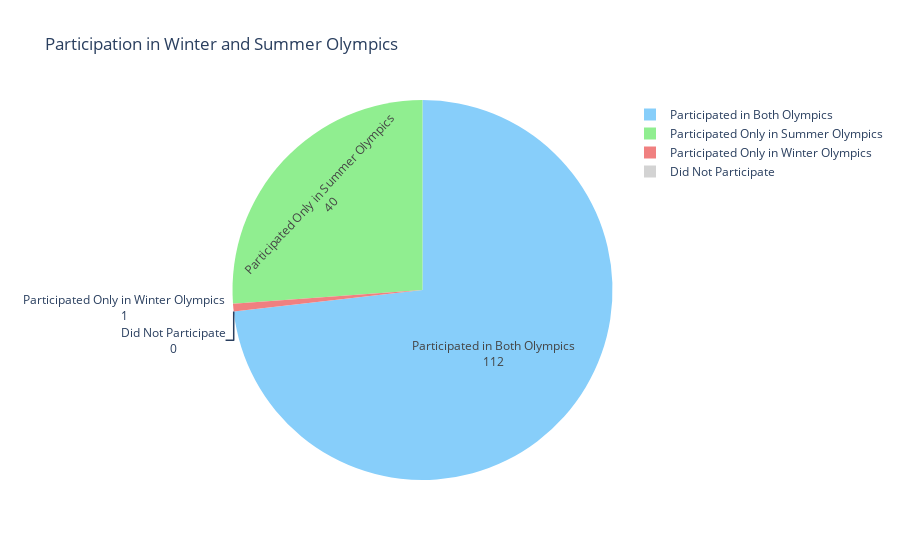

The notebook cell saved with this chart:
### Code cell
both_participations = sports[(sports['summer_participations'] > 0) & (sports['winter_participations'] > 0)]
winter_only = sports[(sports['summer_participations'] == 0) & (sports['winter_participations'] > 0)]
summer_only = sports[(sports['summer_participations'] > 0) & (sports['winter_participations'] == 0)]
total_countries = len(sports)

both_count = len(both_participations)
winter_only_count = len(winter_only)
summer_only_count = len(summer_only)
not_participated = total_countries - (both_count + winter_only_count + summer_only_count)

labels = [
    'Participated in Both Olympics', 
    'Participated Only in Winter Olympics', 
    'Participated Only in Summer Olympics', 
    'Did Not Participate'
]
sizes = [both_count, winter_only_count, summer_only_count, not_participated]
colors = ['lightskyblue', 'lightcoral', 'lightgreen', 'lightgrey']
fig = go.Figure(data=[go.Pie(labels=labels, values=sizes, textinfo='label+value', marker=dict(colors=colors))])
fig.update_layout(title='Participation in Winter and Summer Olympics')
fig.show()

### Figure 1 — Plotly figure (JSON) as saved in the notebook; plotly's stock layout.template omitted (floating-point values rounded to 4 significant figures)
{"data": [{"labels": ["Participated in Both Olympics", "Participated Only in Winter Olympics", "Participated Only in Summer Olympics", "Did Not Participate"], "marker": {"colors": ["lightskyblue", "lightcoral", "lightgreen", "lightgrey"]}, "textinfo": "label+value", "type": "pie", "values": [112, 1, 40, 0]}], "layout": {"title": {"text": "Participation in Winter and Summer Olympics"}}}
